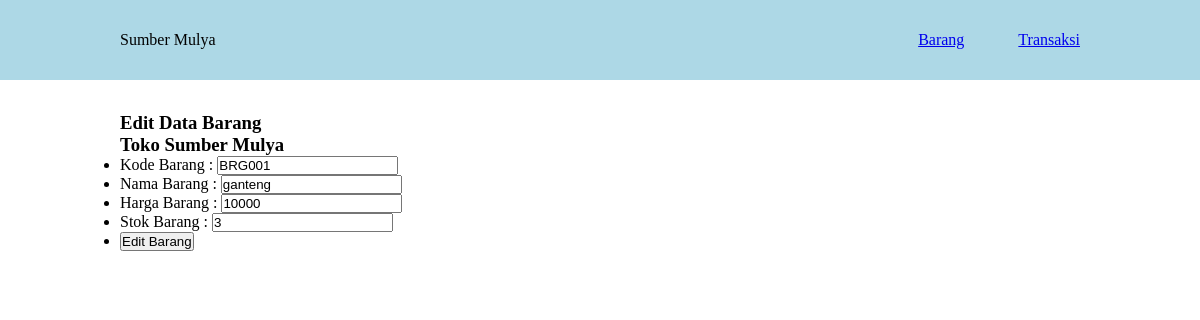
Page /?page=editbarang&id=BRG001 on the committed database.
### tables this page shows
CREATE TABLE `barang` (
  `kode_barang` varchar(10) NOT NULL,
  `nama_barang` varchar(50) NOT NULL,
  `harga_barang` double NOT NULL,
  `stok_barang` int(11) NOT NULL
);

### functions.php (called while the page is built, shortened)
<?php
  $host = "localhost";
  $user = "root";
  $pass = "root";
  $db = "db_sumber_mulya";
  $koneksi = mysqli_connect($host, $user, $pass, $db);
  function query($query){
    global $koneksi;
    $result = mysqli_query($koneksi, $query);
    while ($row = mysqli_fetch_assoc($result)) {
        $rows[] = $row;
    }
    return $rows;
  }
?>

### page/barang/edit-barang.php (the view, shortened to what this page needs)
<?php
  $barang = query("SELECT * FROM barang WHERE kode_barang = '$_GET[id]'")[0];
?>
<h3>Edit Data Barang</h3>
<h3>Toko Sumber Mulya</h3>
<form action="" method="post">
    <ul>
      <li>
        <label for="kode">Kode Barang :</label>
        <input type="text" name="kode" id="kode" value="<?= "$barang[kode_barang]"; ?>">
      </li>
      <li>
        <label for="namabarang">Nama Barang :</label>
        <input type="text" name="nama" id="nama" value="<?= "$barang[nama_barang]" ?>">
      </li>
      <li>
        <label for="hargabarang">Harga Barang :</label>
        <input type="number" name="harga" id="harga" value="<?= "$barang[harga_barang]"; ?>">
      </li>
      <li>
        <label for="stokbarang">Stok Barang :</label>
        <input type="number" name="stok" id="stok" value="<?= "$barang[stok_barang]"; ?>">
      </li>
      <li>
        <button type="submit" name="tambah">Edit Barang</button>
      </li>
    </ul>
  </form>

### asset/style.css (style rules this page uses)
* { margin: 0; padding: 0; }

### rows in the picture
barang: kode "BRG001", nama "ganteng", harga "10000", stok "3"
